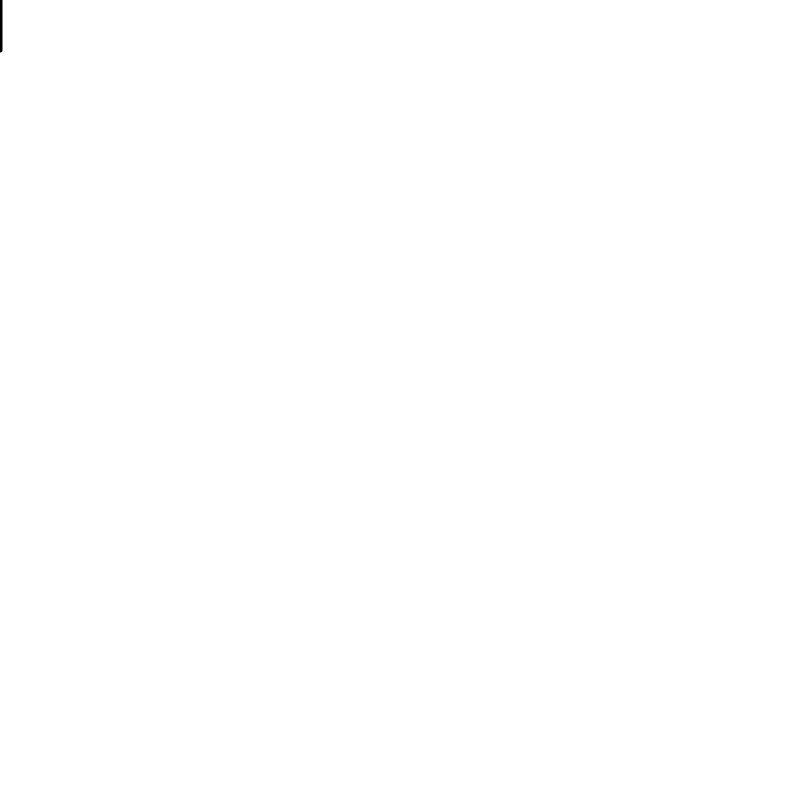
Frame 1 (no input)
Frame 60 (the mouse pressed at the canvas centre just before this capture): identical to frame 1, image omitted
Frame 120 (the mouse held since frame 60 and released just before this capture): identical to frame 1, image omitted

The Processing sketch that drew this single still picture (run headless with seeded random() and noise(); from frame 60 on, the mouse is pressed at the canvas centre):

// Processing sketch: week4_alptugan_line
// ── week4_alptugan_line.pde
int xStart;
int yStart;
int xEnd;
int yEnd;

int tileSize;

// setup function runs once, when the program starts
void setup() {
  // set window position on screen
  surface.setLocation(0, 200);

  //Set window size
  size(800, 800);

  // set background color
  background(#ffffff);

  // Set the square tile size
  tileSize = 50;

  // Assign the values to the x and y
  xStart = 0;
  xEnd   = 0;
  yStart = 0;
  yEnd   = tileSize;

  // Assign the value of hGap value;
}

void draw() {
  
  strokeWeight(4);
  background(255);
  line(xStart, yStart, xEnd, yEnd);
  
}
